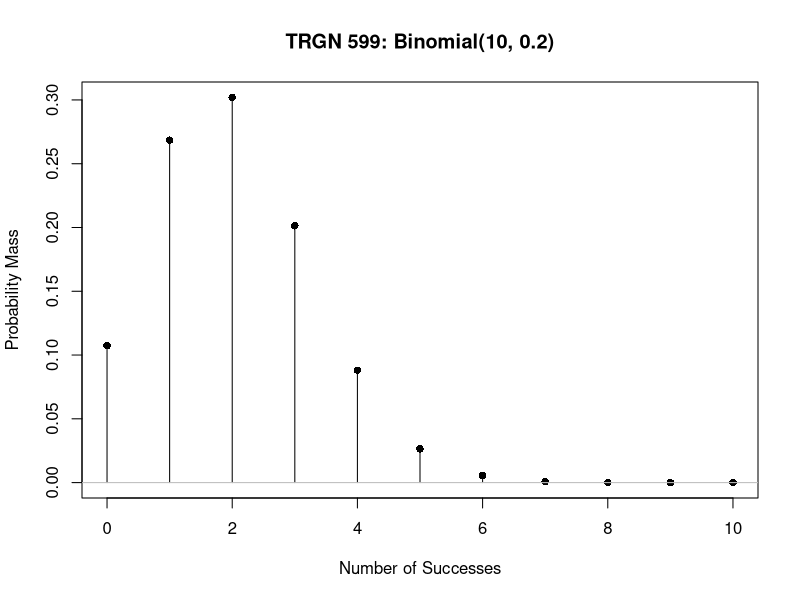

Write R code to recreate this figure.
## ---- chunk 1
rbinom(5, size = 10, prob = 0.2)
## ---- chunk 2
rbinom(10, size = 1, prob = 0.2)
## ---- chunk 3
dbinom(3, size = 10, prob = 0.2)
## ---- chunk 4
x <- 0:10
Px <- dbinom(x, size = 10, prob = 0.2)
round(Px, 2)

plot(x, Px, type = "h", xlab = "Number of Successes",
     ylab = "Probability Mass",
     main = "TRGN 599: Binomial(10, 0.2)")
points(x, Px, pch = 16)
abline(h = 0, col = "gray")
## ---- chunk 5
pbinom(3, size = 10, prob = 0.2, lower.tail = TRUE)
## ---- chunk 6
qbinom(0.879, size = 10, prob = 0.2, lower.tail = TRUE)
## ---- chunk 7
rpois(12, 4)
## ---- chunk 8
dpois(6, 4)
## ---- chunk 9
ppois(6, 4)
## ---- chunk 10
qpois(0.889, 4)
